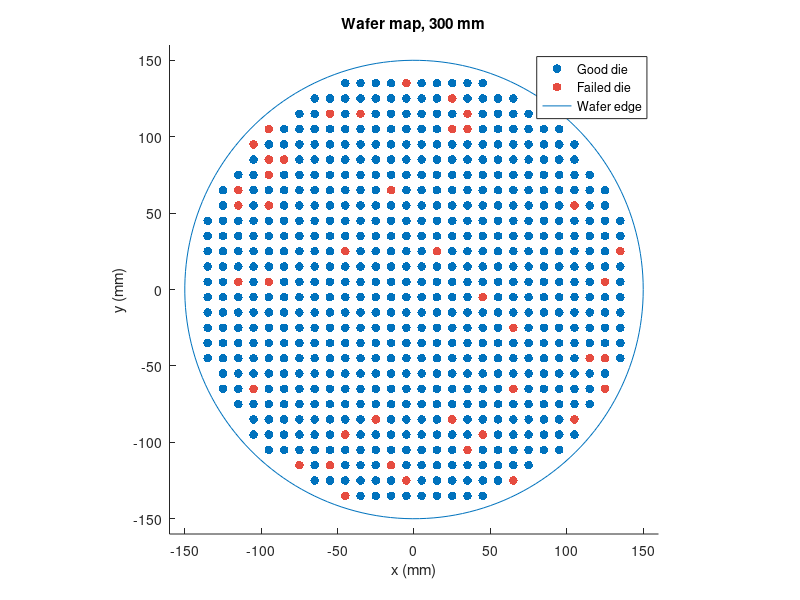

Write the MATLAB code that produced this figure.
% Die yield across a 300 mm wafer with 10 x 10 mm dies, where defect density
% rises toward the edge, and the yield by radial zone.
rng(6);
pitch = 10;  radius = 150;
[cx, cy] = meshgrid(-145:pitch:145, -145:pitch:145);
on = sqrt(cx.^2 + cy.^2) + pitch*0.7 < radius;
x = cx(on);  y = cy(on);  rr = sqrt(x.^2 + y.^2) / radius;
density = 0.02 + 0.25*rr.^6;                      % defects per die
good = rand(numel(x), 1) < exp(-density);
fprintf('%d dies, yield %.1f%%\n', numel(x), 100*mean(good));
fprintf('center yield %.1f%%, outer ring %.1f%%\n', 100*mean(good(rr < 0.5)), 100*mean(good(rr > 0.85)));

scatter(x(good), y(good), 40, 'filled');
hold on;
scatter(x(~good), y(~good), 40, [0.9 0.3 0.25], 'filled');
th = linspace(0, 2*pi, 200);
plot(radius*cos(th), radius*sin(th));
hold off;
axis equal;
xlim([-160 160]); ylim([-160 160]);
legend('Good die', 'Failed die', 'Wafer edge');
title('Wafer map, 300 mm');
xlabel('x (mm)');
ylabel('y (mm)');
